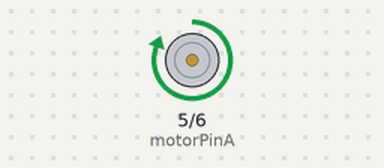
Simulated run of this sketch. Board: Arduino Uno, built with avr-gcc and run on an emulated ATmega328P. Shown: motor-driver pin pairs drawn as motors (green arrow = first pin HIGH = forward, orange = second pin HIGH = backward, longer = more drive).

Above: at 1.5 s.
At 3.5 s:
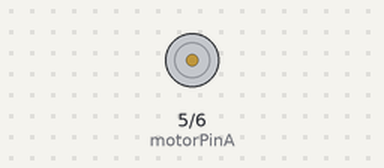
Timing chart, 0 to 5.2 s (numbered marks = the images above):
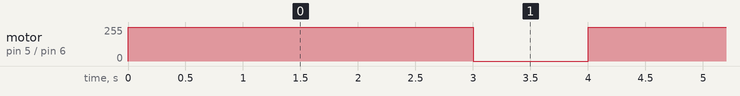

Measured:
- by itself, motor on pin 5 (motorPinA) / pin 6 (motorPinB): alternates forward 255/255 for 3.0 s and stopped for 1.0 s

The sketch:

ders_11_motor_kontrol_degisken_tanimlama.ino
```cpp
// Pin isimlendirme örneği
int motorPinA = 5; // motorPinA => Arduino D5
int motorPinB = 6; // motorPinB => Arduino D6

void setup() {
  pinMode(motorPinA, OUTPUT);
  pinMode(motorPinB, OUTPUT);
}

void loop() {
  // motor ileri
  digitalWrite(motorPinA, HIGH);
  digitalWrite(motorPinB, LOW);
  delay(3000);

  // dur
  digitalWrite(motorPinA, LOW);
  digitalWrite(motorPinB, LOW);
  delay(1000);
}
```
